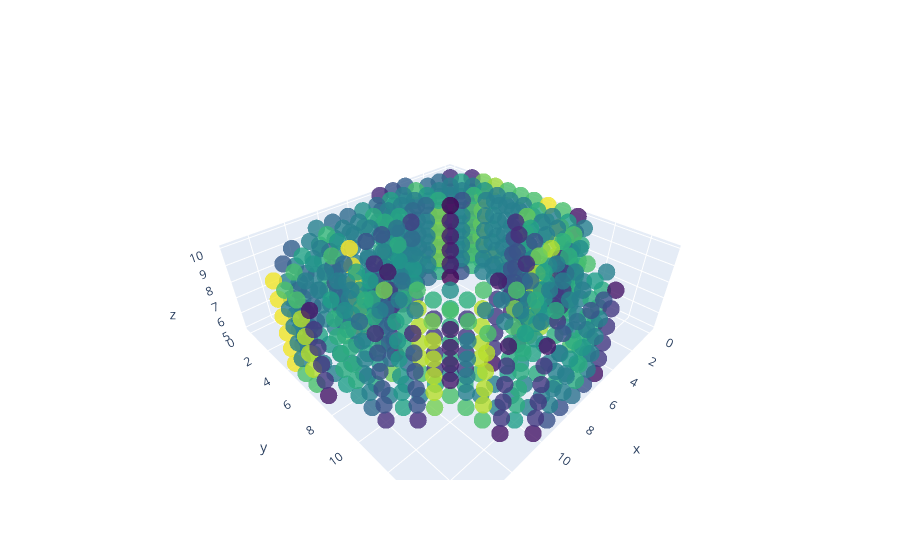
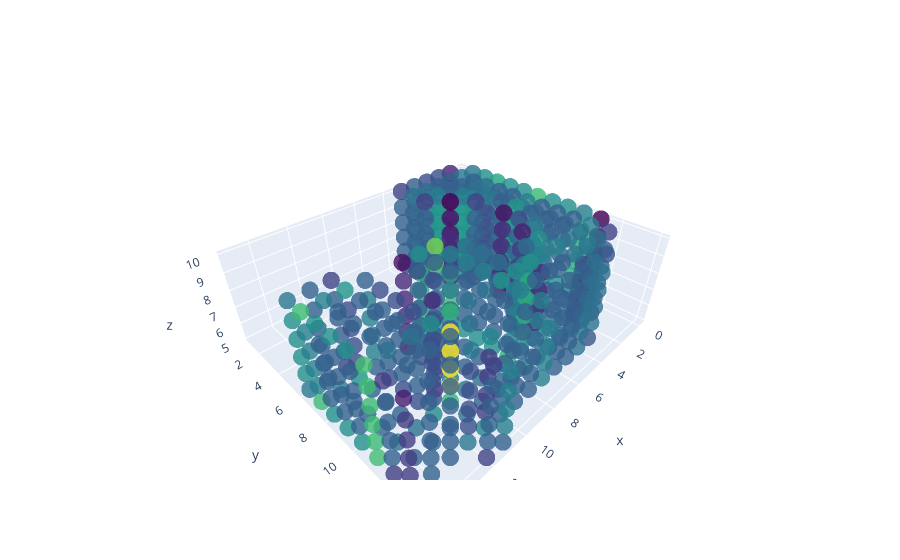
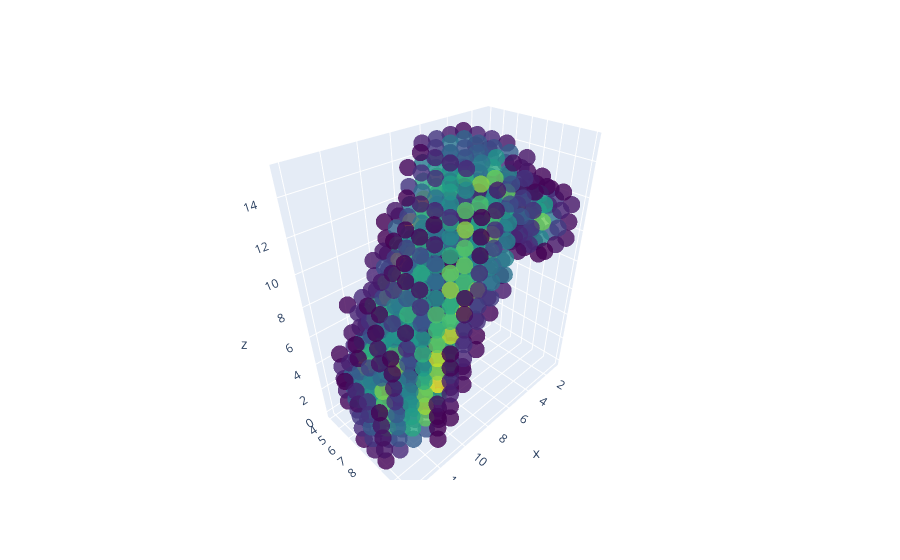

Write notebook code for charts like these, in order.
### Markdown cell above
# Visualization of Training Dataset

### Code cell
## EXECUTION
    
print("Visualization of Training Dataset")
visualize_labels(y_train)
visualize_slice(X_train_tensor, y_train)
visualize_voxels(X_train_tensor, y_train)

### Figure 1 — Plotly figure (JSON) as saved in the notebook; plotly's stock layout.template omitted (floating-point values rounded to 4 significant figures; data arrays with more than 128 entries replaced by an {"elided": "..."} marker saying what was removed)
{"data": [{"marker": {"color": {"elided": "700 int values"}, "colorscale": [[0, "#440154"], [0.1111, "#482878"], [0.2222, "#3e4989"], [0.3333, "#31688e"], [0.4444, "#26828e"], [0.5556, "#1f9e89"], [0.6667, "#35b779"], [0.7778, "#6ece58"], [0.8889, "#b5de2b"], [1, "#fde725"]], "opacity": 0.8, "size": 6}, "mode": "markers", "text": "Label: 0", "x": {"elided": "700 int values"}, "y": {"elided": "700 int values"}, "z": {"elided": "700 int values"}, "type": "scatter3d"}], "layout": {}}

### Figure 2 — Plotly figure (JSON) as saved in the notebook; plotly's stock layout.template omitted (floating-point values rounded to 4 significant figures; data arrays with more than 128 entries replaced by an {"elided": "..."} marker saying what was removed)
{"data": [{"marker": {"color": {"elided": "580 int values"}, "colorscale": [[0, "#440154"], [0.1111, "#482878"], [0.2222, "#3e4989"], [0.3333, "#31688e"], [0.4444, "#26828e"], [0.5556, "#1f9e89"], [0.6667, "#35b779"], [0.7778, "#6ece58"], [0.8889, "#b5de2b"], [1, "#fde725"]], "opacity": 0.8, "size": 6}, "mode": "markers", "text": "Label: 0", "x": {"elided": "580 int values"}, "y": {"elided": "580 int values"}, "z": {"elided": "580 int values"}, "type": "scatter3d"}], "layout": {}}

### Figure 3 — Plotly figure (JSON) as saved in the notebook; plotly's stock layout.template omitted (floating-point values rounded to 4 significant figures; data arrays with more than 128 entries replaced by an {"elided": "..."} marker saying what was removed)
{"data": [{"marker": {"color": {"elided": "663 int values"}, "colorscale": [[0, "#440154"], [0.1111, "#482878"], [0.2222, "#3e4989"], [0.3333, "#31688e"], [0.4444, "#26828e"], [0.5556, "#1f9e89"], [0.6667, "#35b779"], [0.7778, "#6ece58"], [0.8889, "#b5de2b"], [1, "#fde725"]], "opacity": 0.8, "size": 6}, "mode": "markers", "text": "Label: 0", "x": {"elided": "663 int values"}, "y": {"elided": "663 int values"}, "z": {"elided": "663 int values"}, "type": "scatter3d"}], "layout": {}}
